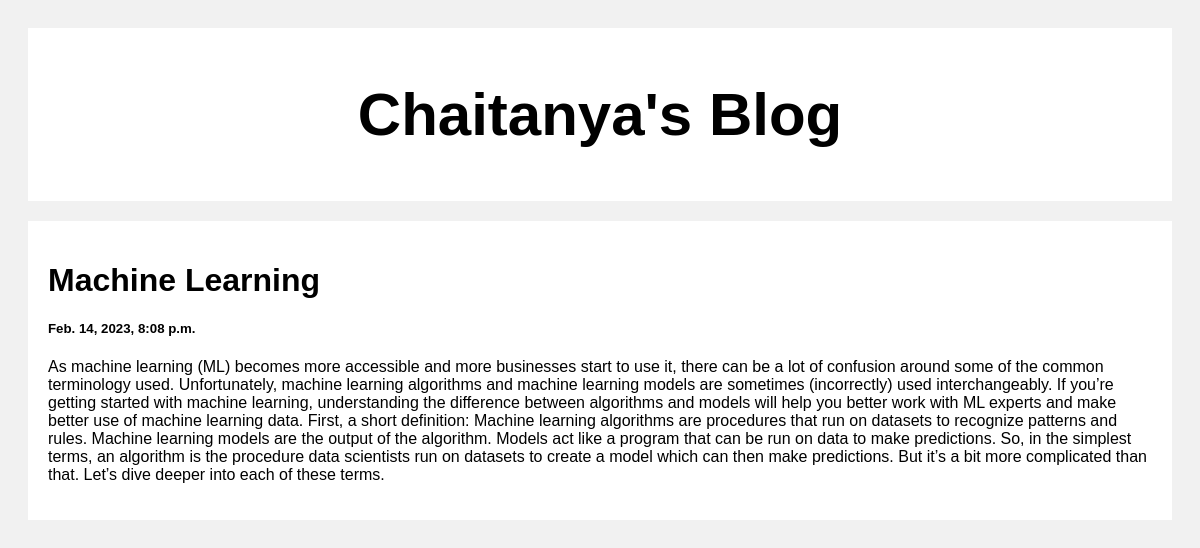
The page /posts/2 on the database its author committed.
### posts/models.py (models this page shows)
class post(models.Model):
    title = models.CharField(max_length=100)
    body = models.CharField(max_length=1000000000)
    created_at = models.DateTimeField(default=datetime.now, blank=True)

### posts/views.py (the view)
# urls.py: path('',include('posts.urls')),
def posts(request, post_id):
    post_by_id = post.objects.get(id=int(post_id))
    return render(request, 'post.html', {'posts': post_by_id})

### templates/post.html (shortened to what this page needs)
<!DOCTYPE html>
<html>
<head>
</head>
<body>
<div class="header">
  <h2>Chaitanya's Blog</h2>
</div>
<div class="row">
  <div class="leftcolumn">
    <div class="card">
        <h1>{{posts.title}}</h1>
        <h5>{{posts.created_at}}</h5>
        <p>{{posts.body}}</p>
    </div>
  </div>
</div>
</body>
</html>

### templates/post.html (style rules this page uses)
* { box-sizing: border-box; }
body { font-family: Arial; padding: 20px; background: #f1f1f1; }
.header { padding: 2px; font-size: 40px; text-align: center; background: white; }
.leftcolumn { float: left; width: 100%; }
.card { background-color: white; padding: 20px; margin-top: 20px; }
.row:after { content: ""; display: table; clear: both; }

### rows shown on the page
post: title "Machine Learning", created_at "Feb. 14, 2023, 8:08 p.m.", body "As machine learning (ML) becomes more accessible and more businesses start to use it, there can be a lot of confusion around some of the common terminology used. Unfortunately, machine learning algorithms and machine learning models are sometimes (incorrectly) used interchangeably. If you’re getting started with machine learning, understanding the difference between algorithms and models will help you better work with ML experts and make better use of machine learning data. First, a short definition: Machine learning algorithms are procedures that run on datasets to recognize patterns and rules. Machine learning models are the output of the algorithm. Models act like a program that can be…"
